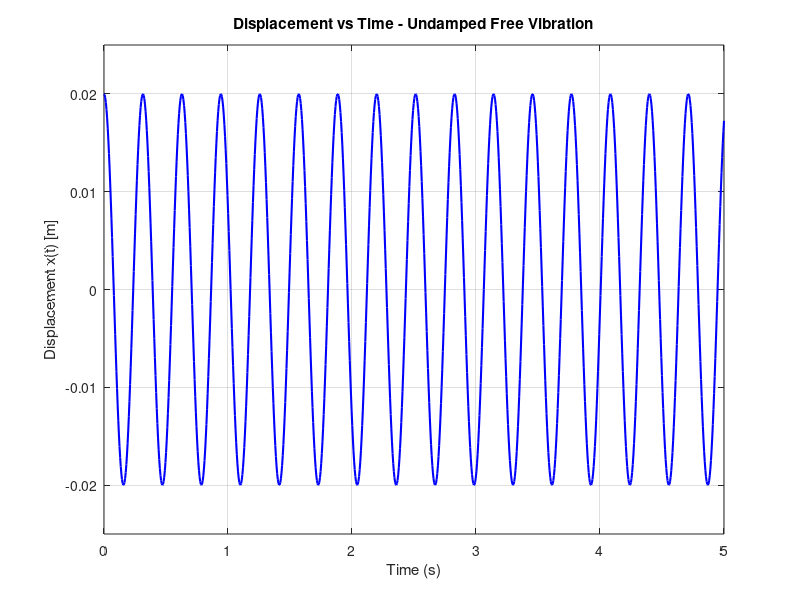

Write the MATLAB code that produced this figure. (Note: this script raises an error after producing the figure.)
%% Q1.3 - Plot Displacement vs Time
% 22914927

% System parameters
m  = 5;       % mass [kg]
k  = 2000;    % spring stiffness [N/m]
x0 = 0.02;    % initial displacement [m]

% Natural angular frequency [rad/s]
wn = sqrt(k/m);

% Time vector
t = linspace(0, 5, 1000);   % 0 to 5 seconds, 1000 points

% Displacement: x(t) = x0*cos(wn*t)
x = x0 * cos(wn * t);

% Solution
figure;
plot(t, x, 'b', 'LineWidth', 1.5);

% Labels and formatting
title('Displacement vs Time - Undamped Free Vibration');
xlabel('Time (s)');
ylabel('Displacement x(t) [m]');
grid on;
xlim([0 5]);
ylim([-0.025 0.025]);

% Annotate key values
yline(x0,  '--r', 'Amplitude = +0.02 m', 'LabelHorizontalAlignment', 'left');
yline(-x0, '--r', 'Amplitude = -0.02 m', 'LabelHorizontalAlignment', 'left');
